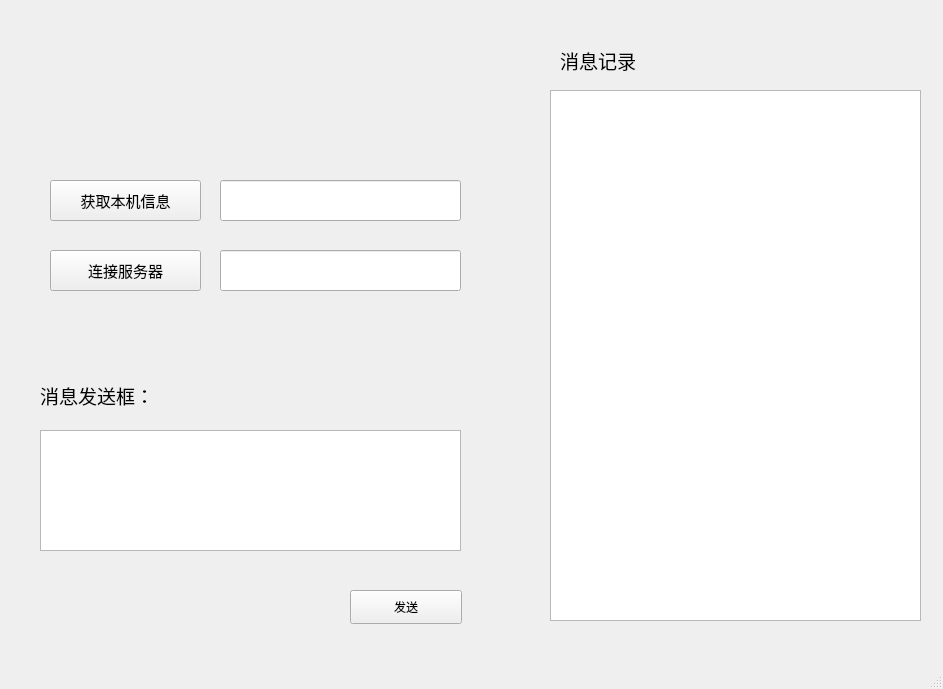
<?xml version="1.0" encoding="UTF-8"?>
<ui version="4.0">
 <class>MainWindow</class>
 <widget class="QMainWindow" name="MainWindow">
  <property name="geometry">
   <rect>
    <x>0</x>
    <y>0</y>
    <width>943</width>
    <height>689</height>
   </rect>
  </property>
  <property name="windowTitle">
   <string>MainWindow</string>
  </property>
  <widget class="QWidget" name="centralwidget">
   <widget class="QTextEdit" name="textEdit">
    <property name="geometry">
     <rect>
      <x>40</x>
      <y>430</y>
      <width>421</width>
      <height>121</height>
     </rect>
    </property>
    <property name="html">
     <string>&lt;!DOCTYPE HTML PUBLIC &quot;-//W3C//DTD HTML 4.0//EN&quot; &quot;http://www.w3.org/TR/REC-html40/strict.dtd&quot;&gt;
&lt;html&gt;&lt;head&gt;&lt;meta name=&quot;qrichtext&quot; content=&quot;1&quot; /&gt;&lt;style type=&quot;text/css&quot;&gt;
p, li { white-space: pre-wrap; }
&lt;/style&gt;&lt;/head&gt;&lt;body style=&quot; font-family:'SimSun'; font-size:9pt; font-weight:400; font-style:normal;&quot;&gt;
&lt;p style=&quot;-qt-paragraph-type:empty; margin-top:0px; margin-bottom:0px; margin-left:0px; margin-right:0px; -qt-block-indent:0; text-indent:0px;&quot;&gt;&lt;br /&gt;&lt;/p&gt;&lt;/body&gt;&lt;/html&gt;</string>
    </property>
   </widget>
   <widget class="QPushButton" name="pushButton">
    <property name="geometry">
     <rect>
      <x>350</x>
      <y>590</y>
      <width>112</width>
      <height>34</height>
     </rect>
    </property>
    <property name="text">
     <string>发送</string>
    </property>
   </widget>
   <widget class="QTextEdit" name="textEdit_2">
    <property name="geometry">
     <rect>
      <x>550</x>
      <y>90</y>
      <width>371</width>
      <height>531</height>
     </rect>
    </property>
    <property name="html">
     <string>&lt;!DOCTYPE HTML PUBLIC &quot;-//W3C//DTD HTML 4.0//EN&quot; &quot;http://www.w3.org/TR/REC-html40/strict.dtd&quot;&gt;
&lt;html&gt;&lt;head&gt;&lt;meta name=&quot;qrichtext&quot; content=&quot;1&quot; /&gt;&lt;style type=&quot;text/css&quot;&gt;
p, li { white-space: pre-wrap; }
&lt;/style&gt;&lt;/head&gt;&lt;body style=&quot; font-family:'SimSun'; font-size:9pt; font-weight:400; font-style:normal;&quot;&gt;
&lt;p style=&quot;-qt-paragraph-type:empty; margin-top:0px; margin-bottom:0px; margin-left:0px; margin-right:0px; -qt-block-indent:0; text-indent:0px;&quot;&gt;&lt;br /&gt;&lt;/p&gt;&lt;/body&gt;&lt;/html&gt;</string>
    </property>
   </widget>
   <widget class="QLabel" name="label">
    <property name="geometry">
     <rect>
      <x>560</x>
      <y>40</y>
      <width>121</width>
      <height>41</height>
     </rect>
    </property>
    <property name="font">
     <font>
      <pointsize>14</pointsize>
     </font>
    </property>
    <property name="text">
     <string>消息记录</string>
    </property>
   </widget>
   <widget class="QLineEdit" name="lineEdit">
    <property name="geometry">
     <rect>
      <x>220</x>
      <y>180</y>
      <width>241</width>
      <height>41</height>
     </rect>
    </property>
   </widget>
   <widget class="QPushButton" name="pushButton_2">
    <property name="geometry">
     <rect>
      <x>50</x>
      <y>180</y>
      <width>151</width>
      <height>41</height>
     </rect>
    </property>
    <property name="font">
     <font>
      <pointsize>11</pointsize>
     </font>
    </property>
    <property name="text">
     <string>获取本机信息</string>
    </property>
   </widget>
   <widget class="QPushButton" name="pushButton_3">
    <property name="geometry">
     <rect>
      <x>50</x>
      <y>250</y>
      <width>151</width>
      <height>41</height>
     </rect>
    </property>
    <property name="font">
     <font>
      <pointsize>11</pointsize>
     </font>
    </property>
    <property name="text">
     <string>连接服务器</string>
    </property>
   </widget>
   <widget class="QLineEdit" name="lineEdit_2">
    <property name="geometry">
     <rect>
      <x>220</x>
      <y>250</y>
      <width>241</width>
      <height>41</height>
     </rect>
    </property>
   </widget>
   <widget class="QLabel" name="label_2">
    <property name="geometry">
     <rect>
      <x>40</x>
      <y>370</y>
      <width>161</width>
      <height>51</height>
     </rect>
    </property>
    <property name="font">
     <font>
      <pointsize>14</pointsize>
     </font>
    </property>
    <property name="text">
     <string>消息发送框：</string>
    </property>
   </widget>
  </widget>
  <widget class="QStatusBar" name="statusbar"/>
 </widget>
 <resources/>
 <connections/>
</ui>
